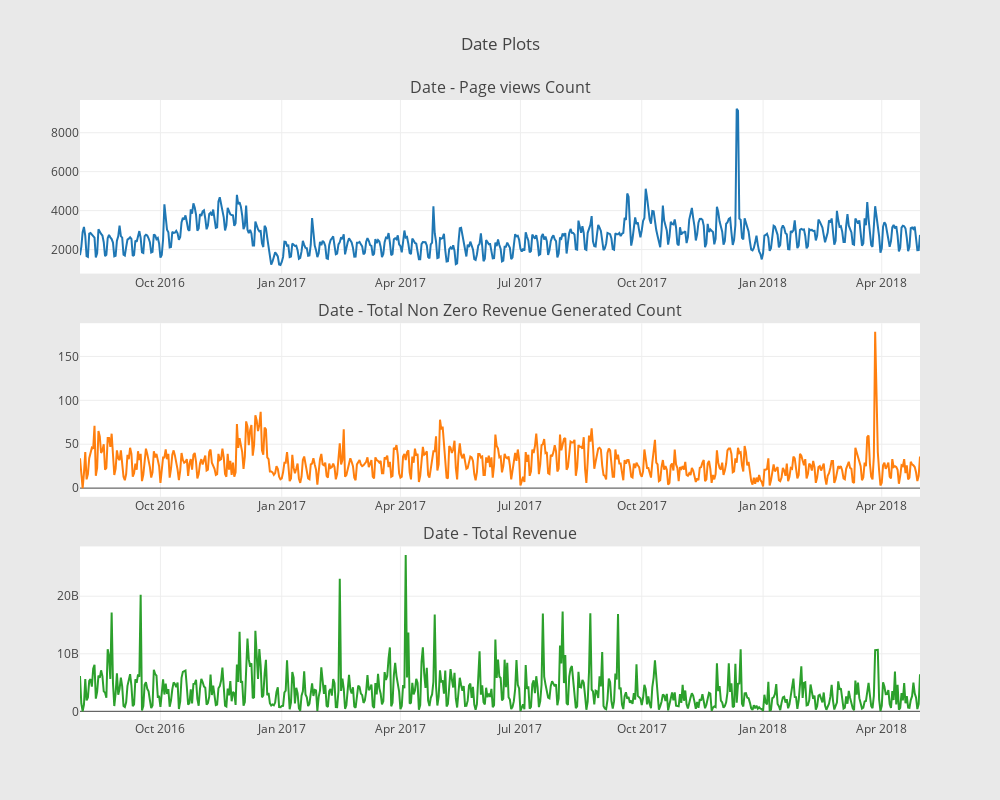

Notebook source saved alongside this figure:
### Code cell
time_visit_hits = train.groupby('date')['totals.pageviews'].agg('count')
time_rev_non_zero = train.groupby('date')['totals.transactionRevenue'].apply(lambda train: (train != 0).sum())
time_rev_total = train.groupby('date')['totals.transactionRevenue'].sum()

time_visit_hits = time_visit_hits.sort_index()
time_rev_non_zero = time_rev_non_zero.sort_index()
time_rev_total = time_rev_total.sort_index()

time_visit_hits = go.Scatter( x=time_visit_hits.index,y=time_visit_hits.values,showlegend=False)
time_rev_non_zero = go.Scatter( x=time_rev_non_zero .index,y=time_rev_non_zero .values,showlegend=False)
time_rev_total= go.Scatter( x=time_rev_total.index,y=time_rev_total.values,showlegend=False)


fig = tools.make_subplots(rows=3, cols=1, vertical_spacing=0.08,subplot_titles=["Date - Page views Count",'Date - Total Non Zero Revenue Generated Count',"Date - Total Revenue"])
fig.append_trace(time_visit_hits, 1, 1)
fig.append_trace(time_rev_non_zero, 2, 1)
fig.append_trace(time_rev_total, 3, 1)

fig['layout'].update(height=800, width=1000, paper_bgcolor='rgb(233,233,233)', title="Date Plots")
py.iplot(fig, filename='date-plots')

### Figure 1 — Plotly figure (JSON) as saved in the notebook; plotly's stock layout.template omitted (floating-point values rounded to 4 significant figures; data arrays with more than 128 entries replaced by an {"elided": "..."} marker saying what was removed)
{"data": [{"showlegend": false, "type": "scatter", "uid": "c606bdb6-37a2-4851-b943-626bcc0e83b6", "x": {"elided": "638 str values"}, "xaxis": "x", "y": {"elided": "638 int values"}, "yaxis": "y"}, {"showlegend": false, "type": "scatter", "uid": "3df15346-3f2f-4434-8942-09dc4a497bd7", "x": {"elided": "638 str values"}, "xaxis": "x2", "y": {"elided": "638 int values"}, "yaxis": "y2"}, {"showlegend": false, "type": "scatter", "uid": "28f57994-721f-451d-a680-3a2be92158eb", "x": {"elided": "638 str values"}, "xaxis": "x3", "y": {"elided": "638 int values"}, "yaxis": "y3"}], "layout": {"annotations": [{"font": {"size": 16}, "showarrow": false, "text": "Date - Page views Count", "x": 0.5, "xanchor": "center", "xref": "paper", "y": 1, "yanchor": "bottom", "yref": "paper"}, {"font": {"size": 16}, "showarrow": false, "text": "Date - Total Non Zero Revenue Generated Count", "x": 0.5, "xanchor": "center", "xref": "paper", "y": 0.64, "yanchor": "bottom", "yref": "paper"}, {"font": {"size": 16}, "showarrow": false, "text": "Date - Total Revenue", "x": 0.5, "xanchor": "center", "xref": "paper", "y": 0.28, "yanchor": "bottom", "yref": "paper"}], "height": 800, "paper_bgcolor": "rgb(233,233,233)", "title": {"text": "Date Plots"}, "width": 1000, "xaxis": {"anchor": "y", "domain": [0, 1]}, "xaxis2": {"anchor": "y2", "domain": [0, 1]}, "xaxis3": {"anchor": "y3", "domain": [0, 1]}, "yaxis": {"anchor": "x", "domain": [0.72, 1]}, "yaxis2": {"anchor": "x2", "domain": [0.36, 0.64]}, "yaxis3": {"anchor": "x3", "domain": [0, 0.28]}}}
